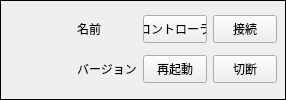
              <widget class="QFrame" name="frame_2">
               <property name="enabled">
                <bool>true</bool>
               </property>
               <property name="sizePolicy">
                <sizepolicy hsizetype="Expanding" vsizetype="Minimum">
                 <horstretch>0</horstretch>
                 <verstretch>0</verstretch>
                </sizepolicy>
               </property>
               <property name="frameShape">
                <enum>QFrame::Box</enum>
               </property>
               <layout class="QHBoxLayout" name="horizontalLayout_8">
                <property name="spacing">
                 <number>4</number>
                </property>
                <property name="leftMargin">
                 <number>8</number>
                </property>
                <property name="topMargin">
                 <number>8</number>
                </property>
                <property name="rightMargin">
                 <number>8</number>
                </property>
                <property name="bottomMargin">
                 <number>8</number>
                </property>
                <item>
                 <widget class="QGraphicsView" name="InfoIconDevice">
                  <property name="sizePolicy">
                   <sizepolicy hsizetype="Fixed" vsizetype="Fixed">
                    <horstretch>0</horstretch>
                    <verstretch>0</verstretch>
                   </sizepolicy>
                  </property>
                  <property name="minimumSize">
                   <size>
                    <width>64</width>
                    <height>64</height>
                   </size>
                  </property>
                  <property name="maximumSize">
                   <size>
                    <width>64</width>
                    <height>64</height>
                   </size>
                  </property>
                  <property name="baseSize">
                   <size>
                    <width>64</width>
                    <height>64</height>
                   </size>
                  </property>
                  <property name="acceptDrops">
                   <bool>false</bool>
                  </property>
                  <property name="styleSheet">
                   <string notr="true">background-color:transparent;</string>
                  </property>
                  <property name="frameShape">
                   <enum>QFrame::NoFrame</enum>
                  </property>
                  <property name="frameShadow">
                   <enum>QFrame::Plain</enum>
                  </property>
                  <property name="verticalScrollBarPolicy">
                   <enum>Qt::ScrollBarAlwaysOff</enum>
                  </property>
                  <property name="horizontalScrollBarPolicy">
                   <enum>Qt::ScrollBarAlwaysOff</enum>
                  </property>
                  <property name="interactive">
                   <bool>false</bool>
                  </property>
                  <property name="sceneRect">
                   <rectf>
                    <x>0.000000000000000</x>
                    <y>0.000000000000000</y>
                    <width>64.000000000000000</width>
                    <height>64.000000000000000</height>
                   </rectf>
                  </property>
                  <property name="renderHints">
                   <set>QPainter::Antialiasing|QPainter::TextAntialiasing</set>
                  </property>
                 </widget>
                </item>
                <item>
                 <layout class="QGridLayout" name="gridLayout">
                  <property name="spacing">
                   <number>6</number>
                  </property>
                  <item row="1" column="2">
                   <widget class="QPushButton" name="InfoButtonReboot">
                    <property name="enabled">
                     <bool>true</bool>
                    </property>
                    <property name="sizePolicy">
                     <sizepolicy hsizetype="Fixed" vsizetype="Fixed">
                      <horstretch>0</horstretch>
                      <verstretch>0</verstretch>
                     </sizepolicy>
                    </property>
                    <property name="minimumSize">
                     <size>
                      <width>64</width>
                      <height>28</height>
                     </size>
                    </property>
                    <property name="maximumSize">
                     <size>
                      <width>64</width>
                      <height>28</height>
                     </size>
                    </property>
                    <property name="baseSize">
                     <size>
                      <width>64</width>
                      <height>28</height>
                     </size>
                    </property>
                    <property name="text">
                     <string>再起動</string>
                    </property>
                   </widget>
                  </item>
                  <item row="1" column="3">
                   <widget class="QPushButton" name="InfoButtonDisconnect">
                    <property name="enabled">
                     <bool>true</bool>
                    </property>
                    <property name="sizePolicy">
                     <sizepolicy hsizetype="Fixed" vsizetype="Fixed">
                      <horstretch>0</horstretch>
                      <verstretch>0</verstretch>
                     </sizepolicy>
                    </property>
                    <property name="minimumSize">
                     <size>
                      <width>64</width>
                      <height>28</height>
                     </size>
                    </property>
                    <property name="maximumSize">
                     <size>
                      <width>64</width>
                      <height>28</height>
                     </size>
                    </property>
                    <property name="baseSize">
                     <size>
                      <width>64</width>
                      <height>28</height>
                     </size>
                    </property>
                    <property name="text">
                     <string>切断</string>
                    </property>
                   </widget>
                  </item>
                  <item row="0" column="3">
                   <widget class="QPushButton" name="InfoButtonConnect">
                    <property name="enabled">
                     <bool>true</bool>
                    </property>
                    <property name="sizePolicy">
                     <sizepolicy hsizetype="Fixed" vsizetype="Fixed">
                      <horstretch>0</horstretch>
                      <verstretch>0</verstretch>
                     </sizepolicy>
                    </property>
                    <property name="minimumSize">
                     <size>
                      <width>64</width>
                      <height>28</height>
                     </size>
                    </property>
                    <property name="maximumSize">
                     <size>
                      <width>64</width>
                      <height>28</height>
                     </size>
                    </property>
                    <property name="baseSize">
                     <size>
                      <width>64</width>
                      <height>28</height>
                     </size>
                    </property>
                    <property name="text">
                     <string>接続</string>
                    </property>
                   </widget>
                  </item>
                  <item row="0" column="2">
                   <widget class="QPushButton" name="ControllerShow">
                    <property name="sizePolicy">
                     <sizepolicy hsizetype="Fixed" vsizetype="Fixed">
                      <horstretch>0</horstretch>
                      <verstretch>0</verstretch>
                     </sizepolicy>
                    </property>
                    <property name="minimumSize">
                     <size>
                      <width>64</width>
                      <height>28</height>
                     </size>
                    </property>
                    <property name="maximumSize">
                     <size>
                      <width>64</width>
                      <height>28</height>
                     </size>
                    </property>
                    <property name="text">
                     <string>コントローラ</string>
                    </property>
                    <property name="checkable">
                     <bool>true</bool>
                    </property>
                    <property name="flat">
                     <bool>false</bool>
                    </property>
                   </widget>
                  </item>
                  <item row="0" column="0" colspan="2">
                   <widget class="QLabel" name="InfoLabelName">
                    <property name="minimumSize">
                     <size>
                      <width>0</width>
                      <height>28</height>
                     </size>
                    </property>
                    <property name="maximumSize">
                     <size>
                      <width>16777215</width>
                      <height>28</height>
                     </size>
                    </property>
                    <property name="baseSize">
                     <size>
                      <width>0</width>
                      <height>28</height>
                     </size>
                    </property>
                    <property name="text">
                     <string>名前</string>
                    </property>
                    <property name="wordWrap">
                     <bool>true</bool>
                    </property>
                   </widget>
                  </item>
                  <item row="1" column="0" colspan="2">
                   <widget class="QLabel" name="InfoLabelVersion">
                    <property name="minimumSize">
                     <size>
                      <width>0</width>
                      <height>28</height>
                     </size>
                    </property>
                    <property name="maximumSize">
                     <size>
                      <width>16777215</width>
                      <height>28</height>
                     </size>
                    </property>
                    <property name="baseSize">
                     <size>
                      <width>0</width>
                      <height>28</height>
                     </size>
                    </property>
                    <property name="text">
                     <string>バージョン</string>
                    </property>
                    <property name="scaledContents">
                     <bool>true</bool>
                    </property>
                    <property name="wordWrap">
                     <bool>true</bool>
                    </property>
                   </widget>
                  </item>
                 </layout>
                </item>
               </layout>
              </widget>
